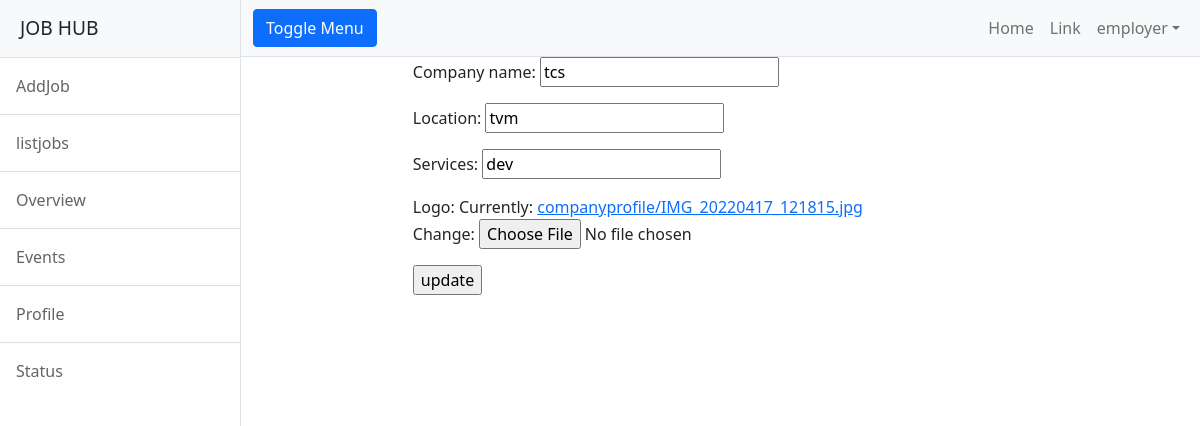
The app's page /employer/profile/edit/1 (signed in) with its own data.
### employer/models.py (models this page shows)
class Companyprofile(models.Model):
    company_name=models.CharField(max_length=120)
    user=models.OneToOneField(User,on_delete=models.CASCADE,related_name="employer")
    location=models.CharField(max_length=120)
    services=models.CharField(max_length=120)
    logo=models.ImageField(upload_to="companyprofile",null=True)

### employer/views.py (the view)
# urls.py: path("profile/edit/<int:id>",views.Empprofileeditview.as_view(),name="emp-editprofile")
class Empprofileeditview(UpdateView):
    model = Companyprofile
    form_class = Companyprofileform
    template_name = "emp-editprofile.html"
    success_url = reverse_lazy("emp-profile")
    pk_url_kwarg = "id"

### employer/forms.py
class Companyprofileform(forms.ModelForm):
    class Meta:
        model=Companyprofile
        exclude=("user",)

### employer/templates/emp-editprofile.html (shortened to what this page needs)
{%extends 'base.html'%}
{%block body_block%}
<div class="row">
    <div class="col-2"></div>
    <div class="col-8">
        <form action="" method="post" enctype="multipart/form-data">
            {{form.as_p}}
            <input type="submit" value="update">
        </form>
    </div>
    <div class="col-2"></div>
</div>
{%endblock%}

### employer/templates/base.html (shortened to what this page needs)
<!DOCTYPE html>
{%load static%}
<html lang="en">
    <head>
        <link href="{%static 'css/styles.css'%}" rel="stylesheet" />
    </head>
    <body>
        <div class="d-flex" id="wrapper">
            <div class="border-end bg-white" id="sidebar-wrapper">
                <div class="sidebar-heading border-bottom bg-light">JOB HUB</div>
                <div class="list-group list-group-flush">
                    <a class="list-group-item list-group-item-action list-group-item-light p-3" href="{%url 'emp-addjob' %}">AddJob</a>
                    <a class="list-group-item list-group-item-action list-group-item-light p-3" href="{%url 'all-jobs'%}">listjobs</a>
                    <a class="list-group-item list-group-item-action list-group-item-light p-3" href="#!">Overview</a>
                    <a class="list-group-item list-group-item-action list-group-item-light p-3" href="#!">Events</a>
                    <a class="list-group-item list-group-item-action list-group-item-light p-3" href="#!">Profile</a>
                    <a class="list-group-item list-group-item-action list-group-item-light p-3" href="#!">Status</a>
                </div>
            </div>
            <div id="page-content-wrapper">
                <nav class="navbar navbar-expand-lg navbar-light bg-light border-bottom">
                    <div class="container-fluid">
                        <button class="btn btn-primary" id="sidebarToggle">Toggle Menu</button>
                        <div class="collapse navbar-collapse" id="navbarSupportedContent">
                            <ul class="navbar-nav ms-auto mt-2 mt-lg-0">
                                <li class="nav-item active"><a class="nav-link" href="#!">Home</a></li>
                                <li class="nav-item"><a class="nav-link" href="#!">Link</a></li>
                                <li class="nav-item dropdown">
                                    <a class="nav-link dropdown-toggle" id="navbarDropdown" href="#" role="button" data-bs-toggle="dropdown" aria-haspopup="true" aria-expanded="false">{{request.user}}</a>
                                </li>
                            </ul>
                        </div>
                    </div>
                </nav>
                <div class="container-fluid">
                    {%block body_block%}
                    {%endblock%}
                </div>
            </div>
        </div>
    </body>
</html>

### records on screen
Companyprofile: company_name "tcs", location "tvm", services "dev"

### other values on screen
{{ request.user }} "employer"
